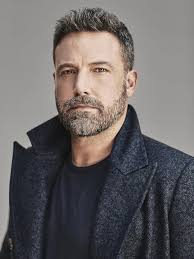
#> input picture train_faces_photos/Ben Afflek/1.jpg, 194 x 259 px, found by its file name; its folder holds only this picture in this run
$ python face_train.py
#> lines starting #> are read from the running program, lines starting #| are printed output that depends on the picture
import os                                   #os module lets us interact with the operating system
import cv2 as cv
import numpy as np                          #library that supports in dealing with multi-dimensional arrays

# we are going to pass in images of 5 celebrities and train a recognizer on those images

# create a list of all the peple in the image
people = ['Ben Afflek', 'Elton John', 'Jerry Seinfield', 'Madonna', 'Mindy Kaling']
print(people)

# or create list by looping over every folder in the train_faces_photos folder
# the r before a path in Python creates a raw string. Raw strings treat backslashes (\) as literal characters instead of escape characters
# the os.listdir() function returns a list of the names of all files and subdirectories in the given directory (path). It does not include the full paths, just the names
# the output of the program will be: ['image1.jpg', 'image2.png', 'subfolder1', 'subfolder2']
p=[]
for i in os.listdir(r'C:\Users\Hasaan\Documents\OpenCV\train_faces_photos'):
    p.append(i)
#> pass 2 of the loop `for i in os.listdir(r'C:\Users\Hasaan\Documents\OpenCV\train_faces_pho..`:
print(p)

# read in the haar xml file by createing a haar cascade variable
haar_cascade = cv.CascadeClassifier('haar_cascade\haar_frontalface.xml')

# create a function that will loop over every folder in the train_faces_photos folder
# and loop over every image in the subsequesnt folders
# it will grab the face from the images and add it to our training set

# our training set will consists of 2 lists,
# the first list is called features which is an image array of the faces
# the second list will be our corresponding labels (celebrity names)

DIR=r'C:\Users\Hasaan\Documents\OpenCV\train_faces_photos'

features=[]     # empty lists for now
labels=[]

def create_train():
    for person in people:                             # loop over every person in people list
        path=os.path.join(DIR, person)                # grab the path for each person, each folder inside train_faces folder
        label=people.index(person)

        # now we are inside each folder, we will loop over every image in that folder
        for img in os.listdir(path):
            img_path=os.path.join(path, img)    # going to grab the image path by joining path and img

            # now that we have the path to an image, we are going to read in that image fom this path
            img_array=cv.imread(img_path)
#> img_array is the input picture: shape (259, 194, 3); mean B, G, R 101.3, 100.8, 105.1
            if img_array is None:
                continue
            gray = cv.cvtColor(img_array, cv.COLOR_BGR2GRAY)    # convert image to grayscale
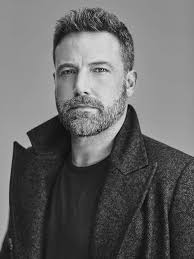
#> gray: shape (259, 194); min 1, max 232, mean 102.1

            # now we can try to detect the faces in the image
            # detectMultiScale is an instance of CascadeClassifier class
            # it will take in the image and use variables scaleFactor and minNeighbors to detect a face
            # and return the rectangular coordinates of that face as a list to the variable faces_rect
            faces_rect = haar_cascade.detectMultiScale(gray, scaleFactor=1.1, minNeighbors=4)
#> faces_rect = [[40, 36, 89, 89]]

            # since faces_rect has the rectangular coordinates for the faces that are present in the image
            # we can loop over this list and grab the faces region of inerest and
            # crop out the face in the image
            for (x, y, w, h) in faces_rect:
                faces_roi = gray[y:y+h, x:x+w]       # y to y+h , x to x+w
                # now that we have  face region of interest we can append that to features list, and append the correspoiding label (caleb name) to the label list
                features.append(faces_roi)
                labels.append(label)        # this label variable is the index of the people list
#> this loop made 1 pass
#> pass 1, in create_train, `faces_roi = gray[y:y+h, x:x+w]`:
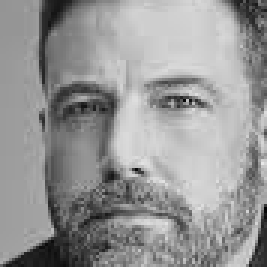
#> faces_roi: shape (89, 89) (shown 3 times larger); min 1, max 232, mean 150.1
#> after the loop, features = 1 item; labels = [0]
#> pass 2 of the loop in create_train, `for person in people:`:
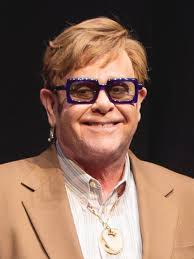
#> input picture train_faces_photos/Elton John/1.jpg, 194 x 259 px, found by its file name
#> in create_train, img_array is the input picture: shape (259, 194, 3); mean B, G, R 84, 98.5, 127.6
#> in create_train, `gray = cv.cvtColor(img_array, cv.COLOR_BGR2GRAY)`:
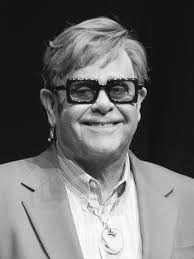
#> gray: shape (259, 194); min 3, max 255, mean 105.6
#> faces_rect = [[48, 48, 105, 105]]
#> the loop in create_train, `for (x, y, w, h) in faces_rect:` made 1 pass
#> pass 1, in create_train, `faces_roi = gray[y:y+h, x:x+w]`:
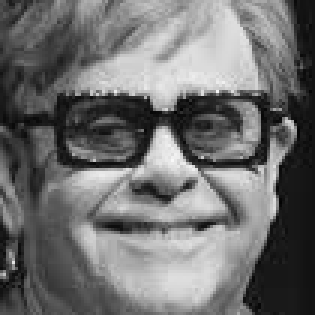
#> faces_roi: shape (105, 105) (shown 3 times larger); min 3, max 248, mean 111.2
#> after the loop in create_train, `for (x, y, w, h) in faces_rect:`: features = 2 items; labels = [0, 1]
                                            # converting a label to numerical values using mapping between string and numerical label reduces strain on computer
                                            # ex. label for ben afflech woul be 0, elton john images would have label of 1

#> (the run stopped early here; a loop or call above may not have finished)
